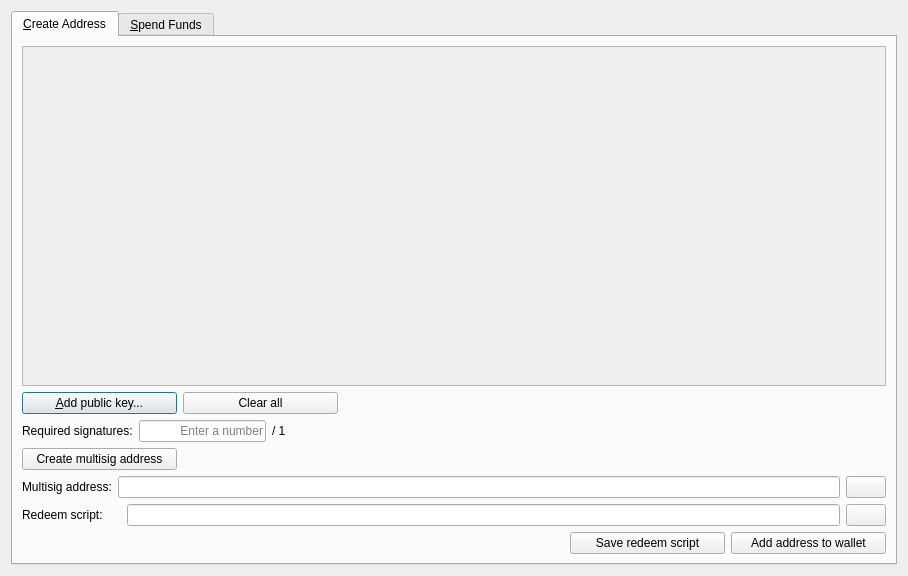
<?xml version="1.0" encoding="UTF-8"?>
<ui version="4.0">
 <class>MultisigDialog</class>
 <widget class="QDialog" name="MultisigDialog">
  <property name="geometry">
   <rect>
    <x>0</x>
    <y>0</y>
    <width>908</width>
    <height>576</height>
   </rect>
  </property>
  <property name="windowTitle">
   <string>Multisig</string>
  </property>
  <layout class="QVBoxLayout" name="verticalLayout_2">
   <item>
    <widget class="QTabWidget" name="tabWidget">
     <property name="currentIndex">
      <number>0</number>
     </property>
     <widget class="QWidget" name="tabCreateAddress">
      <attribute name="title">
       <string>&amp;Create Address</string>
      </attribute>
      <layout class="QVBoxLayout" name="verticalLayout">
       <item>
        <widget class="QScrollArea" name="scrollArea">
         <property name="widgetResizable">
          <bool>true</bool>
         </property>
         <widget class="QWidget" name="scrollAreaWidgetContents">
          <property name="geometry">
           <rect>
            <x>0</x>
            <y>0</y>
            <width>878</width>
            <height>316</height>
           </rect>
          </property>
          <layout class="QVBoxLayout" name="verticalLayout_3">
           <item>
            <layout class="QVBoxLayout" name="pubkeyEntries"/>
           </item>
           <item>
            <spacer name="verticalSpacer">
             <property name="orientation">
              <enum>Qt::Vertical</enum>
             </property>
             <property name="sizeHint" stdset="0">
              <size>
               <width>20</width>
               <height>40</height>
              </size>
             </property>
            </spacer>
           </item>
          </layout>
         </widget>
        </widget>
       </item>
       <item>
        <layout class="QHBoxLayout" name="horizontalLayout_14">
         <item>
          <widget class="QPushButton" name="addPubKeyButton">
           <property name="minimumSize">
            <size>
             <width>155</width>
             <height>0</height>
            </size>
           </property>
           <property name="toolTip">
            <string>Add a member to the signing pool</string>
           </property>
           <property name="text">
            <string>&amp;Add public key...</string>
           </property>
           <property name="icon">
            <iconset resource="../bitcoin.qrc">
             <normaloff>:/icons/add</normaloff>:/icons/add</iconset>
           </property>
          </widget>
         </item>
         <item>
          <widget class="QPushButton" name="clearButton">
           <property name="sizePolicy">
            <sizepolicy hsizetype="Minimum" vsizetype="Fixed">
             <horstretch>0</horstretch>
             <verstretch>0</verstretch>
            </sizepolicy>
           </property>
           <property name="minimumSize">
            <size>
             <width>155</width>
             <height>0</height>
            </size>
           </property>
           <property name="toolTip">
            <string>Remove all public key fields</string>
           </property>
           <property name="text">
            <string>Clear all</string>
           </property>
           <property name="icon">
            <iconset resource="../bitcoin.qrc">
             <normaloff>:/icons/remove</normaloff>:/icons/remove</iconset>
           </property>
           <property name="autoRepeatDelay">
            <number>300</number>
           </property>
          </widget>
         </item>
         <item>
          <spacer name="horizontalSpacer_8">
           <property name="orientation">
            <enum>Qt::Horizontal</enum>
           </property>
           <property name="sizeHint" stdset="0">
            <size>
             <width>40</width>
             <height>20</height>
            </size>
           </property>
          </spacer>
         </item>
        </layout>
       </item>
       <item>
        <layout class="QHBoxLayout" name="horizontalLayout_2">
         <item>
          <widget class="QLabel" name="requiredSignaturesLabel">
           <property name="text">
            <string>Required signatures:</string>
           </property>
          </widget>
         </item>
         <item>
          <widget class="QLineEdit" name="requiredSignatures">
           <property name="sizePolicy">
            <sizepolicy hsizetype="Minimum" vsizetype="Fixed">
             <horstretch>0</horstretch>
             <verstretch>0</verstretch>
            </sizepolicy>
           </property>
           <property name="minimumSize">
            <size>
             <width>127</width>
             <height>0</height>
            </size>
           </property>
           <property name="text">
            <string/>
           </property>
           <property name="maxLength">
            <number>2</number>
           </property>
           <property name="frame">
            <bool>true</bool>
           </property>
           <property name="alignment">
            <set>Qt::AlignRight|Qt::AlignTrailing|Qt::AlignVCenter</set>
           </property>
           <property name="placeholderText">
            <string>Enter a number</string>
           </property>
          </widget>
         </item>
         <item>
          <widget class="QLabel" name="maxSignaturesLabel">
           <property name="text">
            <string>/ 1</string>
           </property>
          </widget>
         </item>
         <item>
          <spacer name="horizontalSpacer_2">
           <property name="orientation">
            <enum>Qt::Horizontal</enum>
           </property>
           <property name="sizeHint" stdset="0">
            <size>
             <width>40</width>
             <height>20</height>
            </size>
           </property>
          </spacer>
         </item>
        </layout>
       </item>
       <item>
        <layout class="QHBoxLayout" name="horizontalLayout">
         <item>
          <widget class="QPushButton" name="createAddressButton">
           <property name="minimumSize">
            <size>
             <width>155</width>
             <height>0</height>
            </size>
           </property>
           <property name="text">
            <string>Create multisig address</string>
           </property>
          </widget>
         </item>
         <item>
          <spacer name="horizontalSpacer">
           <property name="orientation">
            <enum>Qt::Horizontal</enum>
           </property>
           <property name="sizeHint" stdset="0">
            <size>
             <width>40</width>
             <height>20</height>
            </size>
           </property>
          </spacer>
         </item>
        </layout>
       </item>
       <item>
        <layout class="QHBoxLayout" name="horizontalLayoutMultisigAddress">
         <item>
          <widget class="QLabel" name="multisigAddressLabel">
           <property name="text">
            <string>Multisig address:</string>
           </property>
          </widget>
         </item>
         <item>
          <widget class="QLineEdit" name="multisigAddress">
           <property name="readOnly">
            <bool>true</bool>
           </property>
          </widget>
         </item>
         <item>
          <widget class="QPushButton" name="copyMultisigAddressButton">
           <property name="toolTip">
            <string>Copy the multisig address to the system clipboard</string>
           </property>
           <property name="text">
            <string/>
           </property>
           <property name="icon">
            <iconset resource="../bitcoin.qrc">
             <normaloff>:/icons/editcopy</normaloff>:/icons/editcopy</iconset>
           </property>
           <property name="autoDefault">
            <bool>false</bool>
           </property>
          </widget>
         </item>
        </layout>
       </item>
       <item>
        <layout class="QHBoxLayout" name="horizontalLayout_3">
         <item>
          <widget class="QLabel" name="redeemScriptLabel">
           <property name="minimumSize">
            <size>
             <width>99</width>
             <height>0</height>
            </size>
           </property>
           <property name="text">
            <string>Redeem script:</string>
           </property>
          </widget>
         </item>
         <item>
          <widget class="QLineEdit" name="redeemScript">
           <property name="readOnly">
            <bool>true</bool>
           </property>
          </widget>
         </item>
         <item>
          <widget class="QPushButton" name="copyRedeemScriptButton">
           <property name="toolTip">
            <string>Copy the redeem script to the system clipboard</string>
           </property>
           <property name="text">
            <string/>
           </property>
           <property name="icon">
            <iconset resource="../bitcoin.qrc">
             <normaloff>:/icons/editcopy</normaloff>:/icons/editcopy</iconset>
           </property>
           <property name="autoDefault">
            <bool>false</bool>
           </property>
          </widget>
         </item>
        </layout>
       </item>
       <item>
        <layout class="QHBoxLayout" name="horizontalLayout_15">
         <item>
          <spacer name="horizontalSpacer_11">
           <property name="orientation">
            <enum>Qt::Horizontal</enum>
           </property>
           <property name="sizeHint" stdset="0">
            <size>
             <width>40</width>
             <height>20</height>
            </size>
           </property>
          </spacer>
         </item>
         <item>
          <widget class="QPushButton" name="saveRedeemScriptButton">
           <property name="minimumSize">
            <size>
             <width>155</width>
             <height>0</height>
            </size>
           </property>
           <property name="toolTip">
            <string>The redeem script will be required to spend the funds sent to the multisig address</string>
           </property>
           <property name="text">
            <string>Save redeem script</string>
           </property>
          </widget>
         </item>
         <item>
          <widget class="QPushButton" name="saveMultisigAddressButton">
           <property name="minimumSize">
            <size>
             <width>155</width>
             <height>0</height>
            </size>
           </property>
           <property name="toolTip">
            <string>Add the multisig address to your personal addresses</string>
           </property>
           <property name="text">
            <string>Add address to wallet</string>
           </property>
          </widget>
         </item>
        </layout>
       </item>
      </layout>
     </widget>
     <widget class="QWidget" name="tabSpendFunds">
      <attribute name="title">
       <string>&amp;Spend Funds</string>
      </attribute>
      <layout class="QVBoxLayout" name="verticalLayout_13">
       <item>
        <layout class="QVBoxLayout" name="verticalLayout_8">
         <item>
          <layout class="QVBoxLayout" name="verticalLayout_9">
           <item>
            <widget class="QGroupBox" name="inputsBox">
             <property name="title">
              <string>Inputs</string>
             </property>
             <layout class="QVBoxLayout" name="verticalLayout_6">
              <item>
               <widget class="QScrollArea" name="scrollArea_2">
                <property name="minimumSize">
                 <size>
                  <width>0</width>
                  <height>0</height>
                 </size>
                </property>
                <property name="widgetResizable">
                 <bool>true</bool>
                </property>
                <widget class="QWidget" name="scrollAreaWidgetContents_2">
                 <property name="geometry">
                  <rect>
                   <x>0</x>
                   <y>0</y>
                   <width>858</width>
                   <height>133</height>
                  </rect>
                 </property>
                 <layout class="QVBoxLayout" name="verticalLayout_4">
                  <item>
                   <layout class="QVBoxLayout" name="inputs"/>
                  </item>
                  <item>
                   <spacer name="verticalSpacer_2">
                    <property name="orientation">
                     <enum>Qt::Vertical</enum>
                    </property>
                    <property name="sizeHint" stdset="0">
                     <size>
                      <width>20</width>
                      <height>42</height>
                     </size>
                    </property>
                   </spacer>
                  </item>
                 </layout>
                </widget>
               </widget>
              </item>
             </layout>
            </widget>
           </item>
           <item>
            <widget class="QGroupBox" name="outputsBox">
             <property name="title">
              <string>Outputs</string>
             </property>
             <layout class="QVBoxLayout" name="verticalLayout_7">
              <item>
               <widget class="QScrollArea" name="scrollArea_3">
                <property name="minimumSize">
                 <size>
                  <width>0</width>
                  <height>0</height>
                 </size>
                </property>
                <property name="sizeAdjustPolicy">
                 <enum>QAbstractScrollArea::AdjustIgnored</enum>
                </property>
                <property name="widgetResizable">
                 <bool>true</bool>
                </property>
                <widget class="QWidget" name="scrollAreaWidgetContents_3">
                 <property name="geometry">
                  <rect>
                   <x>0</x>
                   <y>0</y>
                   <width>858</width>
                   <height>132</height>
                  </rect>
                 </property>
                 <property name="sizePolicy">
                  <sizepolicy hsizetype="Preferred" vsizetype="Preferred">
                   <horstretch>0</horstretch>
                   <verstretch>0</verstretch>
                  </sizepolicy>
                 </property>
                 <layout class="QVBoxLayout" name="verticalLayout_5">
                  <item>
                   <layout class="QVBoxLayout" name="outputs">
                    <property name="sizeConstraint">
                     <enum>QLayout::SetMaximumSize</enum>
                    </property>
                   </layout>
                  </item>
                  <item>
                   <spacer name="verticalSpacer_3">
                    <property name="orientation">
                     <enum>Qt::Vertical</enum>
                    </property>
                    <property name="sizeHint" stdset="0">
                     <size>
                      <width>20</width>
                      <height>42</height>
                     </size>
                    </property>
                   </spacer>
                  </item>
                 </layout>
                </widget>
               </widget>
              </item>
             </layout>
            </widget>
           </item>
          </layout>
         </item>
         <item>
          <layout class="QHBoxLayout" name="horizontalLayout_7">
           <item>
            <widget class="QPushButton" name="addInputButton">
             <property name="minimumSize">
              <size>
               <width>110</width>
               <height>0</height>
              </size>
             </property>
             <property name="text">
              <string>Add input...</string>
             </property>
             <property name="icon">
              <iconset resource="../bitcoin.qrc">
               <normaloff>:/icons/add</normaloff>:/icons/add</iconset>
             </property>
            </widget>
           </item>
           <item>
            <widget class="QPushButton" name="addOutputButton">
             <property name="minimumSize">
              <size>
               <width>110</width>
               <height>0</height>
              </size>
             </property>
             <property name="text">
              <string>Add output...</string>
             </property>
             <property name="icon">
              <iconset resource="../bitcoin.qrc">
               <normaloff>:/icons/add</normaloff>:/icons/add</iconset>
             </property>
            </widget>
           </item>
           <item>
            <spacer name="horizontalSpacer_10">
             <property name="orientation">
              <enum>Qt::Horizontal</enum>
             </property>
             <property name="sizeHint" stdset="0">
              <size>
               <width>40</width>
               <height>20</height>
              </size>
             </property>
            </spacer>
           </item>
           <item>
            <widget class="QLabel" name="inputsAmountLabel">
             <property name="text">
              <string>Inputs amount:</string>
             </property>
            </widget>
           </item>
           <item>
            <widget class="QLabel" name="inputsAmount">
             <property name="text">
              <string>123.456</string>
             </property>
             <property name="textInteractionFlags">
              <set>Qt::LinksAccessibleByMouse|Qt::TextSelectableByKeyboard|Qt::TextSelectableByMouse</set>
             </property>
            </widget>
           </item>
           <item>
            <widget class="QLabel" name="label">
             <property name="text">
              <string>ANI</string>
             </property>
            </widget>
           </item>
           <item>
            <widget class="QLabel" name="outputsAmountLabel">
             <property name="text">
              <string>Outputs amount:</string>
             </property>
            </widget>
           </item>
           <item>
            <widget class="QLabel" name="outputsAmount">
             <property name="text">
              <string>123.456</string>
             </property>
             <property name="textInteractionFlags">
              <set>Qt::LinksAccessibleByMouse|Qt::TextSelectableByKeyboard|Qt::TextSelectableByMouse</set>
             </property>
            </widget>
           </item>
           <item>
            <widget class="QLabel" name="label_2">
             <property name="text">
              <string>ANI</string>
             </property>
            </widget>
           </item>
           <item>
            <widget class="QLabel" name="feeLabel">
             <property name="text">
              <string>Fee:</string>
             </property>
            </widget>
           </item>
           <item>
            <widget class="QLabel" name="fee">
             <property name="text">
              <string>123.456</string>
             </property>
            </widget>
           </item>
           <item>
            <widget class="QLabel" name="label_3">
             <property name="text">
              <string>ANI</string>
             </property>
            </widget>
           </item>
           <item>
            <widget class="QPushButton" name="createTransactionButton">
             <property name="enabled">
              <bool>true</bool>
             </property>
             <property name="sizePolicy">
              <sizepolicy hsizetype="Minimum" vsizetype="Fixed">
               <horstretch>0</horstretch>
               <verstretch>0</verstretch>
              </sizepolicy>
             </property>
             <property name="minimumSize">
              <size>
               <width>136</width>
               <height>0</height>
              </size>
             </property>
             <property name="text">
              <string>Create transaction</string>
             </property>
            </widget>
           </item>
          </layout>
         </item>
        </layout>
       </item>
       <item>
        <layout class="QVBoxLayout" name="verticalLayout_10">
         <item>
          <layout class="QHBoxLayout" name="horizontalLayout_10">
           <item>
            <widget class="QLineEdit" name="transaction">
             <property name="sizePolicy">
              <sizepolicy hsizetype="Expanding" vsizetype="Fixed">
               <horstretch>0</horstretch>
               <verstretch>0</verstretch>
              </sizepolicy>
             </property>
             <property name="placeholderText">
              <string>Enter a raw transaction or create a new one</string>
             </property>
            </widget>
           </item>
           <item>
            <widget class="QPushButton" name="copyTransactionButton">
             <property name="toolTip">
              <string/>
             </property>
             <property name="text">
              <string/>
             </property>
             <property name="icon">
              <iconset resource="../bitcoin.qrc">
               <normaloff>:/icons/editcopy</normaloff>:/icons/editcopy</iconset>
             </property>
             <property name="autoDefault">
              <bool>false</bool>
             </property>
            </widget>
           </item>
           <item>
            <widget class="QPushButton" name="pasteTransactionButton">
             <property name="toolTip">
              <string>Paste address from clipboard</string>
             </property>
             <property name="text">
              <string/>
             </property>
             <property name="icon">
              <iconset resource="../bitcoin.qrc">
               <normaloff>:/icons/editpaste</normaloff>:/icons/editpaste</iconset>
             </property>
             <property name="shortcut">
              <string>Alt+P</string>
             </property>
             <property name="autoDefault">
              <bool>false</bool>
             </property>
            </widget>
           </item>
          </layout>
         </item>
         <item>
          <layout class="QHBoxLayout" name="horizontalLayout_11">
           <item>
            <spacer name="horizontalSpacer_6">
             <property name="orientation">
              <enum>Qt::Horizontal</enum>
             </property>
             <property name="sizeHint" stdset="0">
              <size>
               <width>40</width>
               <height>20</height>
              </size>
             </property>
            </spacer>
           </item>
           <item>
            <widget class="QPushButton" name="signTransactionButton">
             <property name="minimumSize">
              <size>
               <width>136</width>
               <height>0</height>
              </size>
             </property>
             <property name="text">
              <string>Sign transaction</string>
             </property>
             <property name="icon">
              <iconset resource="../bitcoin.qrc">
               <normaloff>:/icons/edit</normaloff>:/icons/edit</iconset>
             </property>
            </widget>
           </item>
          </layout>
         </item>
        </layout>
       </item>
       <item>
        <layout class="QVBoxLayout" name="verticalLayout_12">
         <item>
          <layout class="QHBoxLayout" name="horizontalLayout_13">
           <item>
            <widget class="QLineEdit" name="signedTransaction">
             <property name="sizePolicy">
              <sizepolicy hsizetype="Expanding" vsizetype="Fixed">
               <horstretch>0</horstretch>
               <verstretch>0</verstretch>
              </sizepolicy>
             </property>
             <property name="readOnly">
              <bool>true</bool>
             </property>
            </widget>
           </item>
           <item>
            <widget class="QPushButton" name="copySignedTransactionButton">
             <property name="toolTip">
              <string/>
             </property>
             <property name="text">
              <string/>
             </property>
             <property name="icon">
              <iconset resource="../bitcoin.qrc">
               <normaloff>:/icons/editcopy</normaloff>:/icons/editcopy</iconset>
             </property>
             <property name="autoDefault">
              <bool>false</bool>
             </property>
            </widget>
           </item>
          </layout>
         </item>
         <item>
          <layout class="QHBoxLayout" name="horizontalLayout_12">
           <item>
            <widget class="QLabel" name="statusLabel">
             <property name="text">
              <string/>
             </property>
            </widget>
           </item>
           <item>
            <spacer name="horizontalSpacer_7">
             <property name="orientation">
              <enum>Qt::Horizontal</enum>
             </property>
             <property name="sizeHint" stdset="0">
              <size>
               <width>40</width>
               <height>20</height>
              </size>
             </property>
            </spacer>
           </item>
           <item>
            <widget class="QPushButton" name="sendTransactionButton">
             <property name="minimumSize">
              <size>
               <width>136</width>
               <height>0</height>
              </size>
             </property>
             <property name="text">
              <string>Send transaction</string>
             </property>
             <property name="icon">
              <iconset resource="../bitcoin.qrc">
               <normaloff>:/icons/send</normaloff>:/icons/send</iconset>
             </property>
            </widget>
           </item>
          </layout>
         </item>
        </layout>
       </item>
      </layout>
     </widget>
    </widget>
   </item>
  </layout>
 </widget>
 <resources>
  <include location="../bitcoin.qrc"/>
 </resources>
 <connections/>
</ui>
